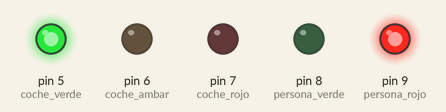
Bench run of a sketch on a simulated Arduino Uno, built with avr-gcc and run on an emulated ATmega328P. Parts: output pins drawn as LEDs (lit = HIGH).

Above: at 5.0 s.
At 11.5 s:
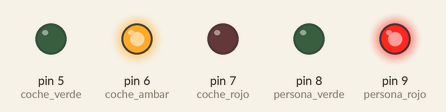
At 15.5 s:
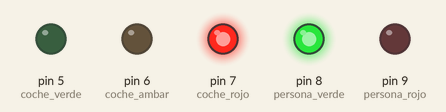
At 21.2 s:
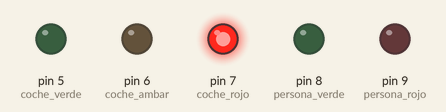
Timing chart, 0 to 28.6 s (numbered marks = the images above):
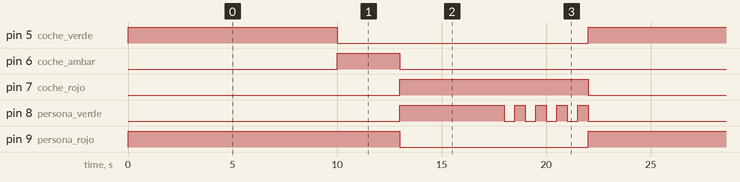

Measured:
- by itself, pin 5 (coche_verde): alternates HIGH for 10.0 s and LOW for 12.0 s
- by itself, pin 6 (coche_ambar): alternates HIGH for 3.0 s and LOW for 19.0 s
- by itself, pin 7 (coche_rojo): alternates HIGH for 9.0 s and LOW for 13.0 s
- by itself, pin 8 (persona_verde): repeats every 22.0 s: 4 × (LOW 0.50 s, HIGH 0.50 s), LOW 13.0 s, HIGH 5.0 s
- by itself, pin 9 (persona_rojo): alternates HIGH for 13.0 s and LOW for 9.0 s

The sketch:

sem_foro.ino
```cpp
int persona_rojo = 9;
int persona_verde = 8;
int coche_rojo = 7;
int coche_ambar = 6;
int coche_verde = 5;

void setup() {
  // put your setup code here, to run once:
pinMode (persona_rojo, OUTPUT);
pinMode (persona_verde, OUTPUT);
pinMode (coche_rojo, OUTPUT);
pinMode (coche_ambar, OUTPUT);
pinMode (coche_verde, OUTPUT);
// Apagamos todos los LED por si alguno está encendido
digitalWrite (coche_rojo, LOW);
digitalWrite (coche_ambar, LOW);
digitalWrite (coche_verde, LOW);
digitalWrite (persona_rojo, LOW);
digitalWrite (persona_verde, LOW);
}

void loop() {
  // primero el semáforo se pone verde
  digitalWrite (coche_verde, HIGH);
  digitalWrite (persona_rojo, HIGH);
  delay (10000);
  digitalWrite (coche_verde, LOW);
  digitalWrite (coche_ambar, HIGH);
  delay (3000);
  digitalWrite (coche_ambar, LOW);
  digitalWrite (coche_rojo, HIGH);
  digitalWrite (persona_rojo, LOW);
  digitalWrite (persona_verde, HIGH);
  delay (5000);
  digitalWrite (persona_verde, LOW);
  delay (500);
  digitalWrite (persona_verde, HIGH);
  delay (500);
  digitalWrite (persona_verde, LOW);
  delay (500);
  digitalWrite (persona_verde, HIGH);
  delay (500);
  digitalWrite (persona_verde, LOW);
  delay (500);
  digitalWrite (persona_verde, HIGH);
  delay (500);
  digitalWrite (persona_verde, LOW);
  delay (500);
  digitalWrite (persona_verde, HIGH);
  delay (500);
  digitalWrite (persona_verde, LOW);
  digitalWrite (coche_rojo, LOW);
}
```
